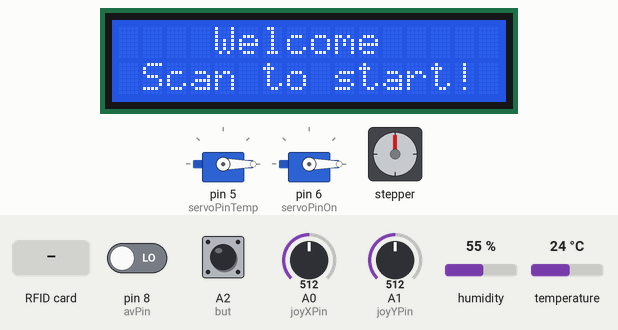
A sketch run on a simulated Arduino Uno, built with avr-gcc and run on an emulated ATmega328P. On the bench: 2 × servo, 16×2 character LCD, stepper motor. The test bench sets the inputs (shaded band); at power-on: A2 (but) HIGH, temperature 24 °C, pin 8 (avPin) LOW, A0 (joyXPin) = 512, A1 (joyYPin) = 512, humidity 55 %. Stepper angles assume 2038 steps per turn; what the sketch prints to the serial monitor is not drawn.

Above: at 1.3 s.
1.4 s: RFID card 2C 6E DE 37 held to the reader
At 1.67 s:
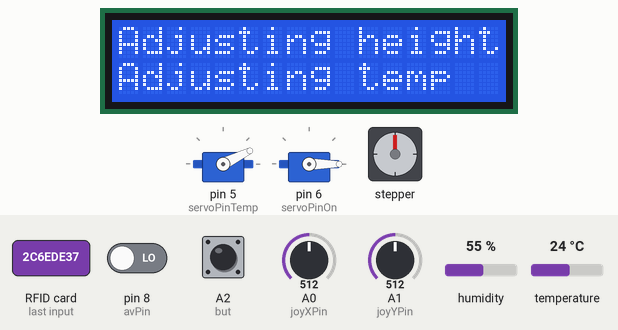
3.9 s: A2 (but) pulled LOW for 3.2 s
At 6.9 s:
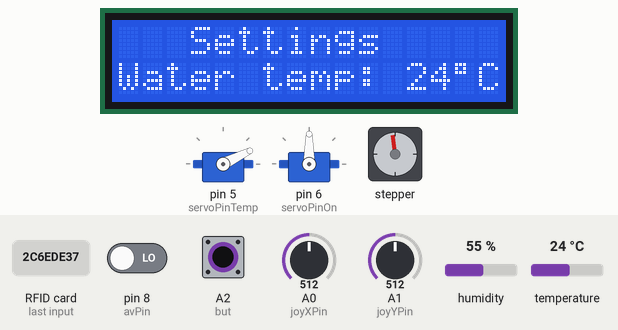
8.6 s: A2 (but) pulled LOW for 0.15 s
At 9.5 s:
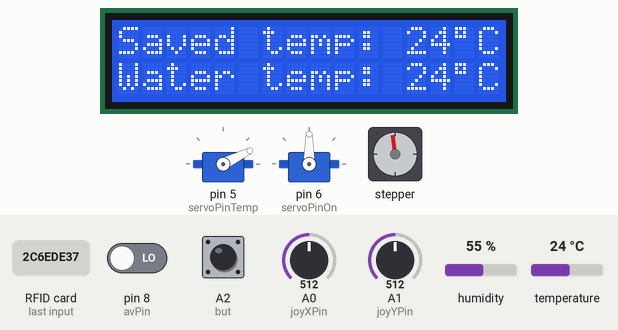
10.2 s: temperature set to 10.7 °C
At 12.5 s:
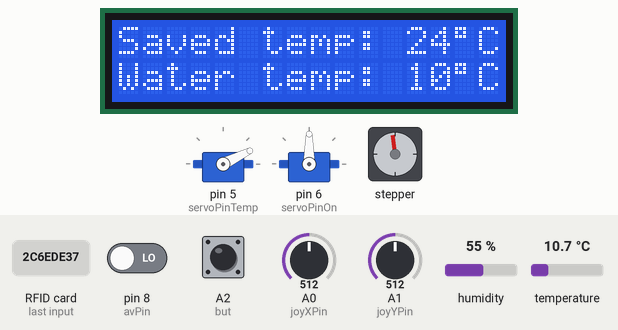
13.0 s: temperature set to 9.3 °C
At 14.3 s:
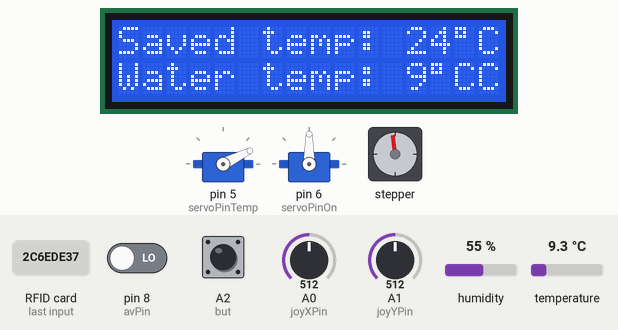
15.1 s: A2 (but) pulled LOW for 1 s
At 16.6 s:
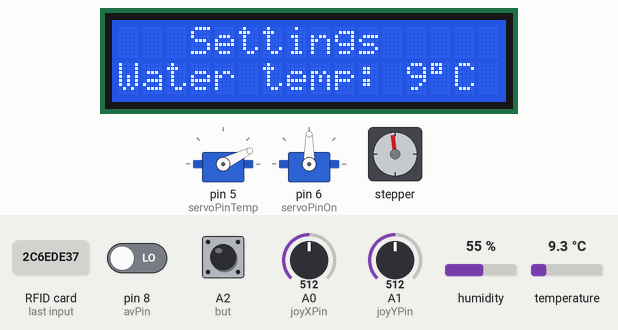
Timing chart, 0 to 18.1 s (numbered marks = the images above; inputs shaded):
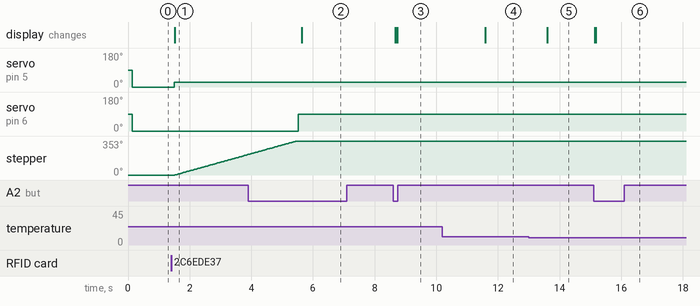

The sketch:

smart_shower_1.0.ino
```cpp
/*Bibliotek*/

#include <Servo.h>
#include <Wire.h>
#include <LiquidCrystal_I2C.h>
#include <DHT.h>
#include <Stepper.h>
#include <SPI.h>
#include <MFRC522.h>

/*Pins*/

const int joyXPin = A0;                                 // Joystick X-axis pin
const int joyYPin = A1;                                 // Joystick Y-axis pin
const int but = A2;                                     // Joystick knapp pin
const int tempPin = A3;                                 // Temperatur sensor pin
const int servoPinTemp = 5;                             // Servo temperatur pin
const int servoPinOn = 6;                               // Servo vann på/avpin
const int avPin = 8;                                    // For å skru av dusj
//RFID er koblet fra 13 til 9

/*Globale variabler*/

//System
bool off = true;                                        // Dvale eller ikke med tanke på scanning
bool prev_edit = false;                                 // Redigeringsmodus
bool edit = false;
bool first = true;                                      // Variabel for første iterasjon i ulike states

//RFID
#define SS_PIN 10
#define RST_PIN 9
MFRC522 mfrc522(SS_PIN, RST_PIN);                       // Definere RFID
byte prevState_RFID = LOW;                              // RFID funn/ikke
byte RFID_on = LOW;
byte prev_on = LOW;
byte on = LOW;

// ID bank
const int MAX_USERS = 10;                               // Max brukere i dusjen
const int parameters = 3;                               // Antall brukerfdefinerte variabler
int userVal[MAX_USERS][parameters] = {{2000, 45, 26}};  // høyde = [0]; degrees = [1]; temp = [2], liste med brukervariabler ideksert på samme måte som brukere i banken + admin bruker
String userBank[MAX_USERS] = {"2c6ede37"};              // Brukere i banken + admin
int numUsers = 1;                                       // Antall brukere i babken nå
int degrees_user;                                       // Brukervariabler
int temp_user;
int height_user;

//Joystick
byte butPress;                                          // Knapp på joystick
byte butState;
byte prevState_but = LOW;
int hor = 0;                                            // Joystick bevegelse for temperatur som starter på 0 grader
int vert = 0;                                           // Joystick bevegelse for stepper
float hastighet = 5;                                    // Joystick hastighet

//Servo
Servo servoMotorTemp;                                   // Servo for temperatur
int degrees = 0;                                        // Vinkel på servo
int prev_degrees;
Servo servoMotorOn;                                     // Servo for vann på/av
int degrees_shower_on = 0;
int prev_degrees_on;
int shower_def = 90;

//Stepper motor
const int stepsPerRevolution = 2038;                    // Antall steg på stepper
Stepper myStepper(stepsPerRevolution, 2, 3, 4, 7);
const int speed = 15;                                   // Hvor rask stepper skal bevege seg
int prev_steps = 0;
int steps;                                              // Stegvariabel til joystick
int height = 0;
int steps_on = 1000;
int hastighet_stepper = 1000;

//LCD
LiquidCrystal_I2C lcd(0x27,16,2);

//Temperatur sensor
int temp;
int prev_temp;
#define DHTTYPE DHT22                                   // Temperatur sensor
DHT dht(tempPin, DHTTYPE);


void setup() {
  Serial.begin(9600);

  //RFID
  SPI.begin();
  mfrc522.PCD_Init();

  //Joystick
  pinMode(but, INPUT_PULLUP);
  pinMode(joyXPin, INPUT);
  pinMode(joyYPin, INPUT);

  //Servo
  servoMotorTemp.attach(servoPinTemp);
  servoMotorOn.attach(servoPinOn);

  //Stepper
  myStepper.setSpeed(speed);

  //LCD
  lcd.init();
  lcd.backlight();

  //Temp sensor
  dht.begin();
}

void loop() {

  // Starter i dvale, og dersom den skal vekkes går den til vanlig innstillinger
  servoMotorTemp.write(degrees);
  servoMotorOn.write(degrees_shower_on);
  off = true;
  edit = false;

  //LCD
  lcd.setCursor(4,0);
  lcd.print("Welcome");
  lcd.setCursor(1,1);
  lcd.print("Scan to start!");

  // Sjekker om det er kjent RFID kort
  mfrc522.PICC_IsNewCardPresent();

  // Skanner kort
  if (!mfrc522.PICC_ReadCardSerial()) {
    delay(100);
    return;
  }

  //Scanner kort og lager hexadesimal string
  Serial.println("Scanning card...");
  String cardUID = "";
  for (byte i = 0; i < mfrc522.uid.size; i++) {
    cardUID += String(mfrc522.uid.uidByte[i] < 0x10 ? "0" : "");
    cardUID += String(mfrc522.uid.uidByte[i], HEX);
  }

  //Bekreftelse i seriell leser
  Serial.print("Card UID: ");
  Serial.println(cardUID);

  // Henter riktig indeks skann
  int userIndex = checkDatabase(cardUID);

  // Gjør klar skjerm for ny beskjed
  lcd.clear();

  // Dersom ny bruker skal en komme rett til edit
  if (userIndex == -1){
    edit = true;
    addUserToBank(cardUID, numUsers);
    Serial.print(userIndex);
    userIndex = numUsers;
    numUsers++;
    Serial.print(userIndex);
  }

  // While-løkke som kjører inntil off blir satt til false, altså at den er på og kan velges til å redigere eller ikke
  while (off) {

    //Joystick knapp som endrer edit/on
    butPress = digitalRead(but);
    butState = !butPress;

    /*
    Nå er den i på modus
    */

    if (!edit) {

      //Endrer brukerverdier fra banken
      height_user = userVal[userIndex][0];
      temp_user = userVal[userIndex][1];
      degrees_user = userVal[userIndex][2];


      if (degrees != degrees_user){
        //LCD melding
        lcd.setCursor(0,1);
        lcd.print("Adjusting temp");
        degrees = degrees_user;
        servoMotorTemp.write(degrees);
      }
      // Høyde stiller på stepper
      if (height_user != height){

        //LCD melding
        lcd.setCursor(0,0);
        lcd.print("Adjusting height");

        //Estimer hvor mange steps stepper må rotere
        int steps_on = height_user - height;
        myStepper.step(steps_on);
        height = height_user;
      }

      // Setter servo for på/av dusj i rett stilling
      degrees_shower_on = shower_def;

      if (degrees_shower_on != prev_degrees_on){
        lcd.setCursor(3,0);
        lcd.print("Shower on");
        delay(30);
        prev_degrees_on = degrees_shower_on;
        servoMotorOn.write(degrees_shower_on);
      }

      // Temperatursensor leser
      int temp = dht.readTemperature();
      delay(1);

      //LCD som viser lagred temperatur og temperaturen den har
      if (first){
        lcd.clear();
        first = false;
      }
      lcd.setCursor(0,0);
      lcd.print("Saved temp: ");
      lcd.print(temp_user);
      lcd.print(char(223));
      lcd.print("C");
      lcd.setCursor(0,1);
      lcd.print("Water temp: ");
      lcd.print(temp);
      lcd.print(char(223));
      lcd.print("C");
      temp = prev_temp;

      // Skriver til seriel leser
      Serial.println("Nå er den på");
    }

    /*
    Nå er den i edit modus
    */

    else {
      // Skriver til seriel leser
      Serial.println("New user");

      // Skal komme hit ved redigering, her skal en kunne styre motorer og lagre ved trykk
        Serial.println("Press button to add user");

      //Lesing av joystick rettninger
      int joyX = analogRead(joyXPin);
      int joyY = analogRead(joyYPin);

      // Map joystick verdier for servo og stepper
      int hor = map(joyX, 0, 1023, -hastighet, hastighet);

      //Maks/min rotasjon samt faktisk rotasjon
      degrees += hor;
      if (degrees > 179){
        degrees = 179;
      }
      else if (degrees < 0){
        degrees = 0;
      }
      else {
        degrees += hor;
      }

      //Oppdater kun hvis det er en endring i joystick
      if (prev_degrees != degrees){

        // Skriver endring på possisjon til servo
        servoMotorTemp.write(degrees);
        degrees_user = degrees;
      }

      // Vertikal bevegelse, stepper
      vert = analogRead(joyYPin);
      steps = map(vert, 0, 1023, -hastighet_stepper, hastighet_stepper);

      if (steps != prev_steps && abs(steps) > 100){

        //Lagrer høyden og roterer stepper
        myStepper.step(steps);
        height += steps;
        prev_steps = steps;
        height_user = height;
      }

      //Temperatursensor leser
      int temp = dht.readTemperature();
      delay(1);

      //LCD
      lcd.setCursor(3,0);
      lcd.print("Settings");
      lcd.setCursor(0,1);
      lcd.print("Water temp: ");
      lcd.print(temp);
      prev_temp = temp;
      lcd.print(char(223));
      lcd.print("C");

      userVal[userIndex][0] = height_user;
      userVal[userIndex][1] = temp;
      userVal[userIndex][2] = degrees_user;

      // Skriver til seriel leser
      Serial.println("Nå kan den redigeres");
    }

    // Sjekk om knappen ble trykket og reset edit
    if (butState > prevState_but) {
      reset();
      edit = !prev_edit;
    }

    // Sikre systemstatus fra forige iterasjon
    prevState_but = butState;
    prev_edit = edit;

    // Knapp for å svalutte dusj
    on = digitalRead(avPin);

    // Avslutt løkken
    if (on) {
      reset();

      lcd.setCursor(4,0);
      lcd.print("Welcome");
      lcd.setCursor(1,1);
      lcd.print("Scan to start!");

      degrees_shower_on = 0;
      prev_on = on;
      myStepper.step(-height);
      height = 0;
      off = false;
    }
  }
}


// Funksjon som resetter parametere
void reset(){
  temp = 0;
  prev_temp = 0;
  prev_degrees_on = 0;
  lcd.clear();
  first = true;
  degrees_shower_on;
  return;
}

// Sjekker om ID i hex er et element i listen userBank, og returnerer indexen til brukeren eller -1
int checkDatabase(String cardUID) {
  for (int i = 0; i < numUsers; i++) {
    if (cardUID == userBank[i]) {
      return i;
    }
  }
  return -1;  // Not found in the bank
}

// Legger til bruker i banken liste
void addUserToBank(String cardUID, int index) {
  userBank[index] = cardUID;
  return;
}
```

Measured:
- the behaviour switches between 10 and 9.9 °C on temperature (found by bisection; images 4 and 5)
- after the input at 1.4 s, servo on pin 5 (servoPinTemp): 0° → 26° after 0.11 s; stepper: keeps turning clockwise at about 90°/s, starting after 0.12 s; the display: changes after 0.12 s (image 1)
- after the input at 3.9 s, the display: changes after 1.7 s (image 2)
- after the input at 8.6 s, the display: first changes after 0.08 s (image 3 shows a later state)
- after the input at 10.2 s, the display: changes after 1.4 s (image 4)
- after the input at 13.0 s, the display: changes after 0.60 s (image 5)
- after the input at 15.1 s, the display: first changes at once (image 6 shows a later state)
